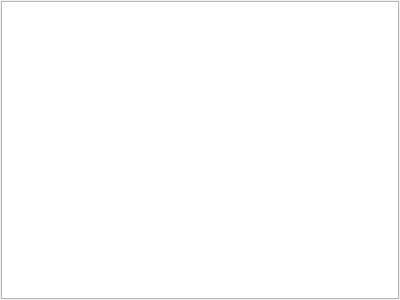
<?xml version="1.0" encoding="UTF-8"?>
<ui version="4.0">
 <class>WeLogWidget</class>
 <widget class="QWidget" name="WeLogWidget">
  <property name="geometry">
   <rect>
    <x>0</x>
    <y>0</y>
    <width>400</width>
    <height>300</height>
   </rect>
  </property>
  <property name="windowTitle">
   <string>Widget_Console</string>
  </property>
  <layout class="QHBoxLayout" name="horizontalLayout">
   <property name="spacing">
    <number>1</number>
   </property>
   <property name="leftMargin">
    <number>1</number>
   </property>
   <property name="topMargin">
    <number>1</number>
   </property>
   <property name="rightMargin">
    <number>1</number>
   </property>
   <property name="bottomMargin">
    <number>1</number>
   </property>
   <item>
    <widget class="QTextBrowser" name="textBrowser">
     <property name="html">
      <string>&lt;!DOCTYPE HTML PUBLIC &quot;-//W3C//DTD HTML 4.0//EN&quot; &quot;http://www.w3.org/TR/REC-html40/strict.dtd&quot;&gt;
&lt;html&gt;&lt;head&gt;&lt;meta name=&quot;qrichtext&quot; content=&quot;1&quot; /&gt;&lt;style type=&quot;text/css&quot;&gt;
p, li { white-space: pre-wrap; }
&lt;/style&gt;&lt;/head&gt;&lt;body style=&quot; font-family:'MS Shell Dlg 2'; font-size:8.25pt; font-weight:400; font-style:normal;&quot;&gt;
&lt;p style=&quot;-qt-paragraph-type:empty; margin-top:0px; margin-bottom:0px; margin-left:0px; margin-right:0px; -qt-block-indent:0; text-indent:0px;&quot;&gt;&lt;br /&gt;&lt;/p&gt;&lt;/body&gt;&lt;/html&gt;</string>
     </property>
    </widget>
   </item>
  </layout>
 </widget>
 <layoutdefault spacing="6" margin="11"/>
 <resources/>
 <connections/>
</ui>
